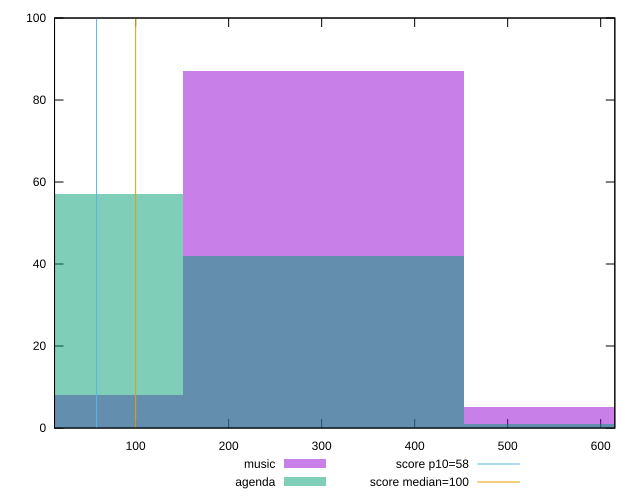

Reproduce this figure in gnuplot.
reset

$music <<EOF
302.0509174937305 87
0 8
604.101834987461 5
EOF

$agenda <<EOF
302.0509174937305 42
0 57
604.101834987461 1
EOF

set key outside below
set boxwidth 302.0509174937305
set xrange [12.8:615.2]
set yrange [0:100]
set trange [0:100]
set style fill transparent solid 0.5 noborder

set parametric
set terminal svg size 640, 500 enhanced background rgb 'white'
set output "reports/report_00027_2021-02-24T12-40-31.850Z/estimated-input-latency/comparison/histogram/0_vs_1.svg"

plot $music title "music" with boxes, \
     $agenda title "agenda" with boxes, \
     58,t title "score p10=58", \
     100,t title "score median=100"

reset
